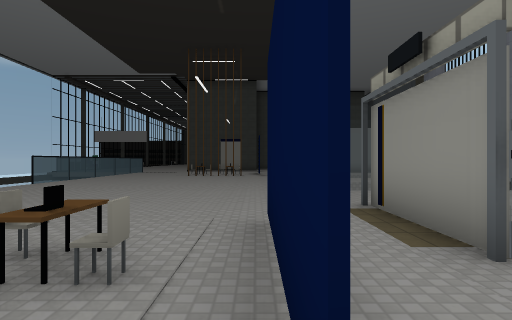
View 1 (above)

23 first-person views from a walk through a 3-D level made in the Godot game engine. The camera is 1.4 m above the floor, looks level and sees 80° across. The floor is counted in squares, 2 m on a side. Each view is taken from the middle of a square. On the plan, view 1 faces up. The plan holds only what a view shows up to about 10 squares ahead; the rest is blank. The place goes on beyond the plan. Characters and animated objects are not drawn. Door leaves are left out where a doorway can be walked through. Surface patterns are stand-ins for the level's own textures.

View 2
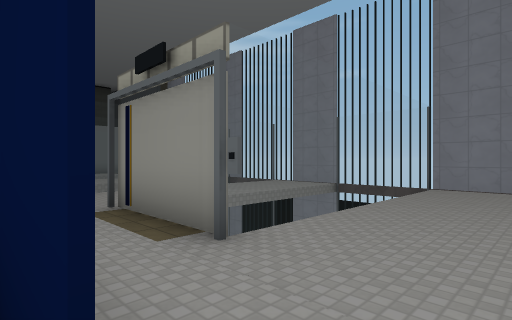

View 3
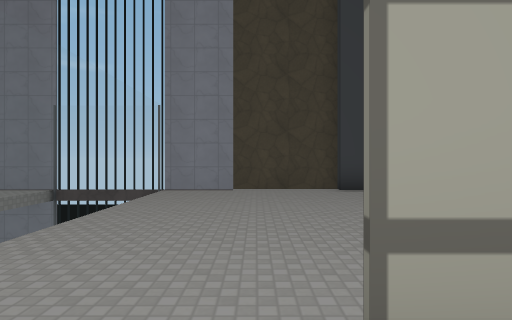

View 4
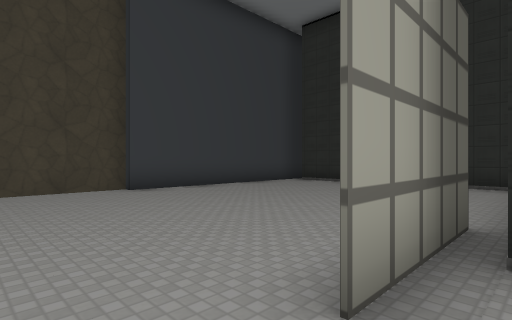

View 5
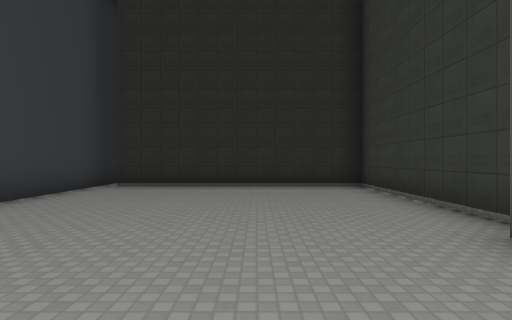

View 6
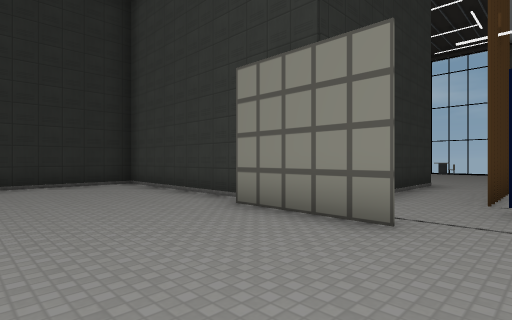

View 7
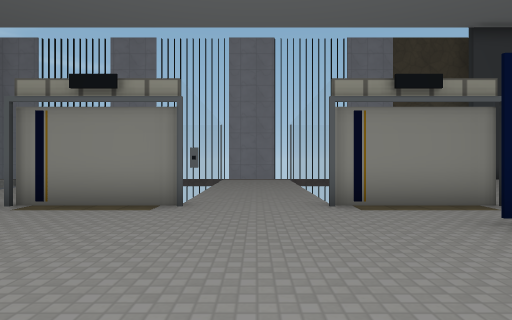

View 8
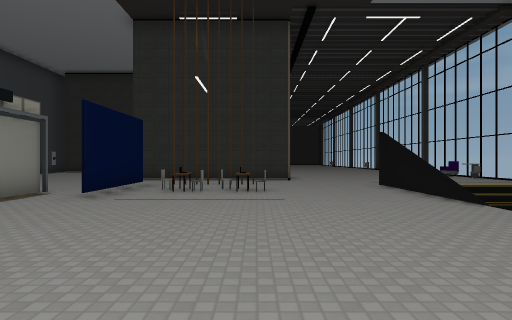

View 9
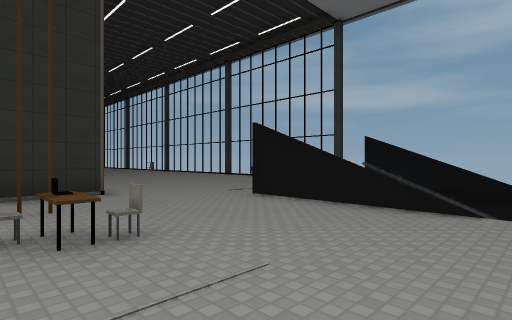

View 10
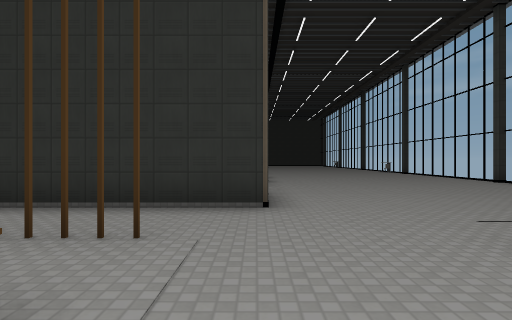

View 11
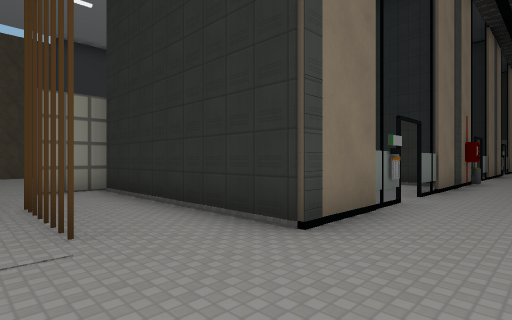

View 12
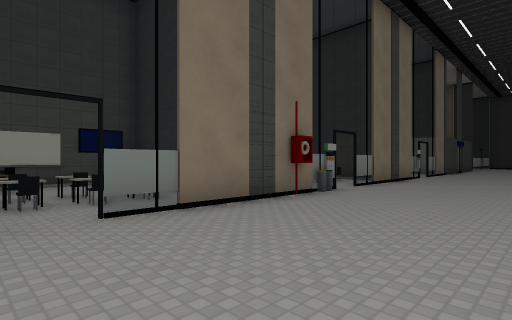

View 13
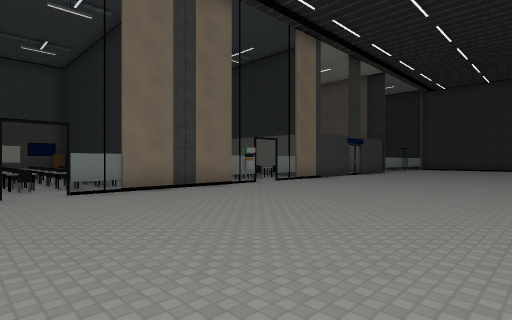

View 14
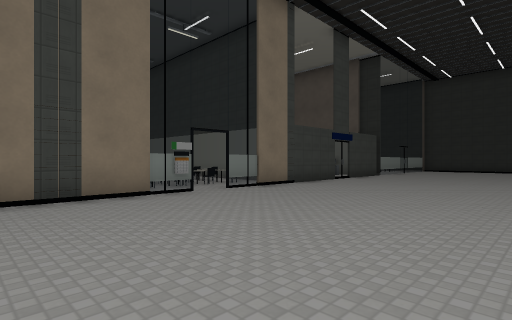

View 15
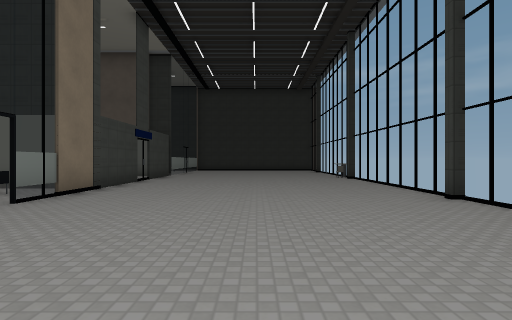

View 16
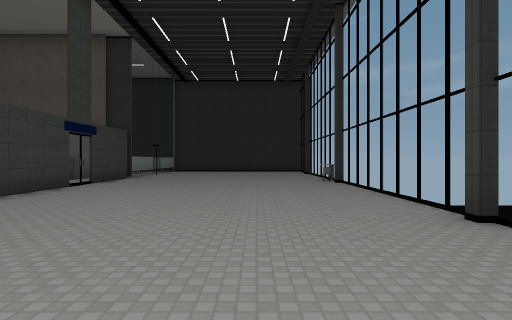

View 17
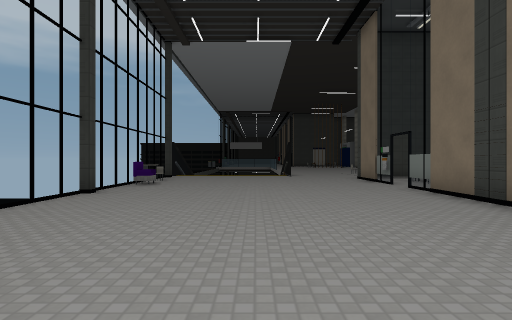

View 18
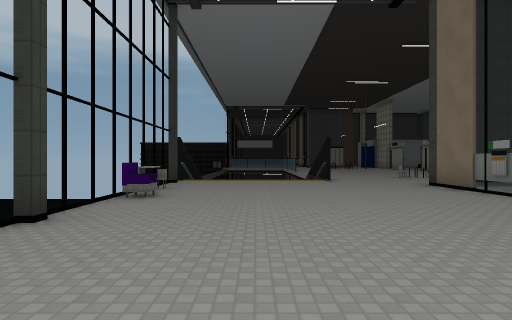

View 19
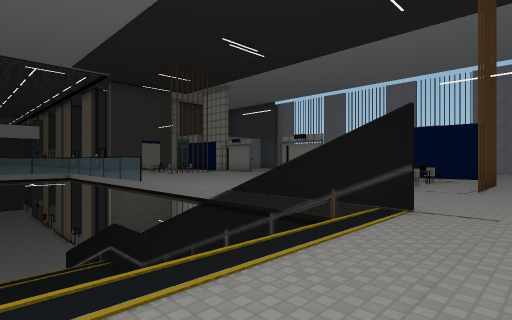

View 20
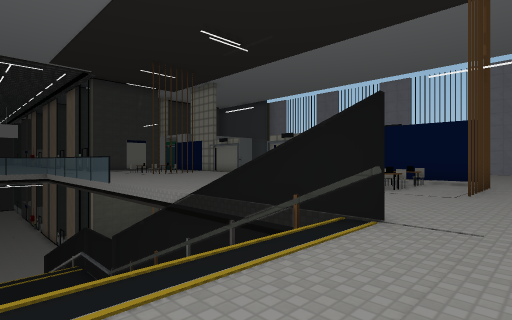

View 21
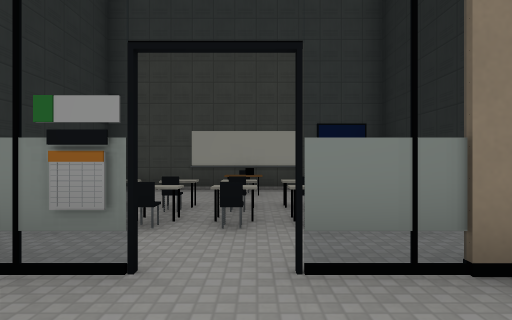

View 22
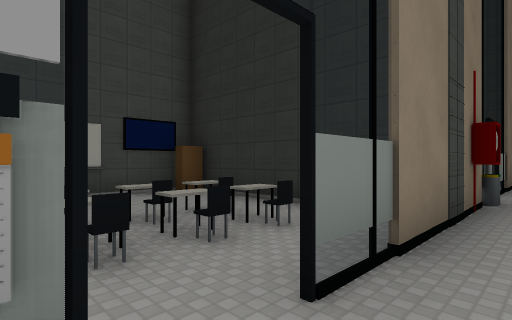

View 23
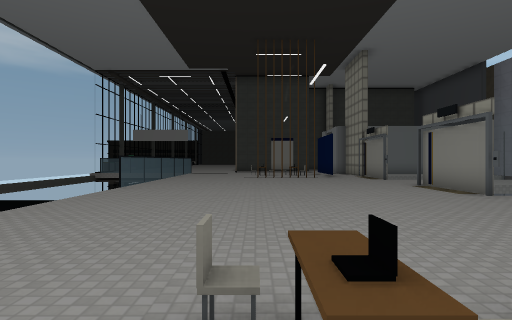

### Floor plan
Key: @ floor where view 1 was taken; # wall or solid block; . main floor; - floor 6.5 m lower than the main floor; / step, stairs or slope; D door; = window, fence, low wall or low ledge; ^ raised ledge; v drop or lower ground; O other object.
Columns run from 13 left of view 1 to 9 right of it. Each row starts with its distance up from view 1.
 11    --- ............
 10    ----............
  9       -........#
  8       /........#
  7       /........#..... #
  6       /...............#
  5       /...............#
  4  #    /........#     vv
  3  #    =......#.#     vv
  2  #    #...OOO#.#......#
  1  #////#......#........#
  0  #........###@........#
 -1   ........### #.......#
 -2   .......######.......#
 -3  v.......#.^..#.......#
 -4  D.......#OO..#.......#
 -5  D.......DOO^^O.......#
 -6  D.......#OO..#.......#
 -7  D.......#... #.......#
 -8  #.......##############
 -9   .......#           #
-10   .......#
-11   .......DOOOO
-12   .......#OO OO
-13   .......#.^^
-14   .......#
-15   .......#
-16   .......#
-17   .......DO
-18  #.......DO
-19 =#.......#O
-20 =#.......#
-21 =#.......###
-22 =#.......#
-23 =#.......D
-24 = .......D
-25  #.......#

Where each view was taken, in squares from view 1:
view 1: 0 up, 0 right, facing up
view 2: 0 up, 0 right, facing up-right
view 3: 0 up, 1 right, facing right
view 4: 1 up, 1 right, facing down-right
view 5: 0 up, 4 right, facing down
view 6: 1 up, 5 right, facing down-left
view 7: 6 up, 3 left, facing right
view 8: 9 up, 3 left, facing down
view 9: 5 up, 2 left, facing down-left
view 10: 3 up, 4 left, facing down
view 11: 1 up, 6 left, facing down-right
view 12: 4 down, 8 left, facing down-right
view 13: 10 down, 11 left, facing down-right
view 14: 13 down, 10 left, facing down-right
view 15: 13 down, 8 left, facing down
view 16: 15 down, 9 left, facing down
view 17: 13 down, 8 left, facing up
view 18: 10 down, 9 left, facing up
view 19: 1 down, 11 left, facing up-right
view 20: 1 down, 10 left, facing up-right
view 21: 5 down, 6 left, facing right
view 22: 4 down, 5 left, facing down-right
view 23: 1 up, 3 left, facing up
